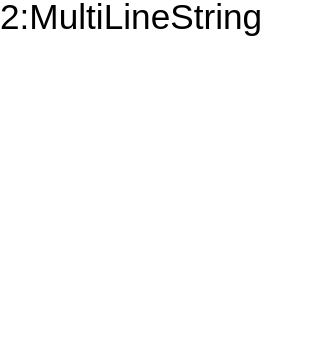

The specification (Vega-Lite) saved for this image:
### Vega specification from a JSON file in a GitHub repository (floating-point values rounded to 4 significant figures)
{"width": 100, "height": 100, "data": [{"name": "d", "values": {"type": "Topology", "arcs": [[[0, 0], [10, 0]], [[10, 0], [10, 10]], [[10, 10], [0, 0]]], "objects": {"c": {"type": "GeometryCollection", "geometries": [{"type": "LineString", "arcs": [0, 1]}, {"type": "Polygon", "arcs": [[0, 1, -3]]}, {"type": "LineString", "arcs": ["__proto__"]}]}}}, "format": {"type": "topojson", "mesh": "c"}}], "marks": [{"type": "text", "from": {"data": "d"}, "encode": {"enter": {"text": {"signal": "length(datum.coordinates||[])+':'+(datum.type||datum.geometry&&datum.geometry.type)"}, "y": {"signal": "12*datum.__r||0"}}}}]}
